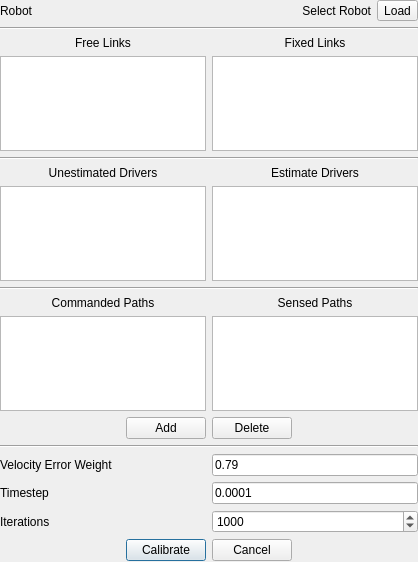
<?xml version="1.0" encoding="UTF-8"?>
<ui version="4.0">
 <class>Dialog</class>
 <widget class="QDialog" name="Dialog">
  <property name="geometry">
   <rect>
    <x>0</x>
    <y>0</y>
    <width>418</width>
    <height>562</height>
   </rect>
  </property>
  <property name="windowTitle">
   <string>Motor Calibrate</string>
  </property>
  <widget class="QWidget" name="formLayoutWidget">
   <property name="geometry">
    <rect>
     <x>0</x>
     <y>0</y>
     <width>418</width>
     <height>561</height>
    </rect>
   </property>
   <layout class="QGridLayout" name="gridLayout">
    <item row="11" column="0">
     <widget class="QListWidget" name="list_commanded"/>
    </item>
    <item row="7" column="1" colspan="2">
     <widget class="QListWidget" name="list_estimated">
      <property name="dragDropMode">
       <enum>QAbstractItemView::DragDrop</enum>
      </property>
      <property name="defaultDropAction">
       <enum>Qt::MoveAction</enum>
      </property>
     </widget>
    </item>
    <item row="9" column="1" colspan="2">
     <widget class="QLabel" name="label_3">
      <property name="text">
       <string>Sensed Paths</string>
      </property>
      <property name="alignment">
       <set>Qt::AlignCenter</set>
      </property>
     </widget>
    </item>
    <item row="13" column="0" colspan="3">
     <widget class="Line" name="line_4">
      <property name="orientation">
       <enum>Qt::Horizontal</enum>
      </property>
     </widget>
    </item>
    <item row="6" column="1" colspan="2">
     <widget class="QLabel" name="label_6">
      <property name="text">
       <string>Estimate Drivers</string>
      </property>
      <property name="alignment">
       <set>Qt::AlignCenter</set>
      </property>
     </widget>
    </item>
    <item row="7" column="0">
     <widget class="QListWidget" name="list_drivers">
      <property name="dragDropMode">
       <enum>QAbstractItemView::DragDrop</enum>
      </property>
      <property name="defaultDropAction">
       <enum>Qt::MoveAction</enum>
      </property>
     </widget>
    </item>
    <item row="3" column="1" colspan="2">
     <widget class="QListWidget" name="list_fixed">
      <property name="dragDropMode">
       <enum>QAbstractItemView::DragDrop</enum>
      </property>
      <property name="defaultDropAction">
       <enum>Qt::MoveAction</enum>
      </property>
     </widget>
    </item>
    <item row="6" column="0">
     <widget class="QLabel" name="label_7">
      <property name="text">
       <string>Unestimated Drivers</string>
      </property>
      <property name="alignment">
       <set>Qt::AlignCenter</set>
      </property>
     </widget>
    </item>
    <item row="2" column="1" colspan="2">
     <widget class="QLabel" name="label_4">
      <property name="text">
       <string>Fixed Links</string>
      </property>
      <property name="alignment">
       <set>Qt::AlignCenter</set>
      </property>
     </widget>
    </item>
    <item row="0" column="2">
     <widget class="QToolButton" name="toolButton">
      <property name="text">
       <string>Load</string>
      </property>
     </widget>
    </item>
    <item row="14" column="0">
     <widget class="QLabel" name="label_2">
      <property name="text">
       <string>Velocity Error Weight</string>
      </property>
     </widget>
    </item>
    <item row="0" column="0">
     <widget class="QLabel" name="Robot">
      <property name="text">
       <string>Robot</string>
      </property>
     </widget>
    </item>
    <item row="9" column="0">
     <widget class="QLabel" name="label">
      <property name="text">
       <string>Commanded Paths</string>
      </property>
      <property name="alignment">
       <set>Qt::AlignCenter</set>
      </property>
     </widget>
    </item>
    <item row="2" column="0">
     <widget class="QLabel" name="label_5">
      <property name="text">
       <string>Free Links</string>
      </property>
      <property name="alignment">
       <set>Qt::AlignCenter</set>
      </property>
     </widget>
    </item>
    <item row="0" column="1">
     <widget class="QLabel" name="lbl_robot">
      <property name="text">
       <string>Select Robot</string>
      </property>
      <property name="alignment">
       <set>Qt::AlignRight|Qt::AlignTrailing|Qt::AlignVCenter</set>
      </property>
     </widget>
    </item>
    <item row="17" column="0" colspan="3">
     <layout class="QHBoxLayout" name="horizontalLayout_2">
      <item>
       <spacer name="horizontalSpacer">
        <property name="orientation">
         <enum>Qt::Horizontal</enum>
        </property>
        <property name="sizeHint" stdset="0">
         <size>
          <width>40</width>
          <height>20</height>
         </size>
        </property>
       </spacer>
      </item>
      <item>
       <widget class="QPushButton" name="pushButton">
        <property name="text">
         <string>Calibrate</string>
        </property>
       </widget>
      </item>
      <item>
       <widget class="QPushButton" name="pushButton_2">
        <property name="text">
         <string>Cancel</string>
        </property>
       </widget>
      </item>
      <item>
       <spacer name="horizontalSpacer_2">
        <property name="orientation">
         <enum>Qt::Horizontal</enum>
        </property>
        <property name="sizeHint" stdset="0">
         <size>
          <width>40</width>
          <height>20</height>
         </size>
        </property>
       </spacer>
      </item>
     </layout>
    </item>
    <item row="11" column="1" colspan="2">
     <widget class="QListWidget" name="list_sensed"/>
    </item>
    <item row="4" column="0" colspan="3">
     <widget class="Line" name="line_2">
      <property name="orientation">
       <enum>Qt::Horizontal</enum>
      </property>
     </widget>
    </item>
    <item row="1" column="0" colspan="3">
     <widget class="Line" name="line">
      <property name="orientation">
       <enum>Qt::Horizontal</enum>
      </property>
     </widget>
    </item>
    <item row="3" column="0">
     <widget class="QListWidget" name="list_free">
      <property name="dragDropMode">
       <enum>QAbstractItemView::DragDrop</enum>
      </property>
      <property name="defaultDropAction">
       <enum>Qt::MoveAction</enum>
      </property>
     </widget>
    </item>
    <item row="8" column="0" colspan="3">
     <widget class="Line" name="line_3">
      <property name="orientation">
       <enum>Qt::Horizontal</enum>
      </property>
     </widget>
    </item>
    <item row="15" column="0">
     <widget class="QLabel" name="label_9">
      <property name="text">
       <string>Timestep</string>
      </property>
     </widget>
    </item>
    <item row="14" column="1" colspan="2">
     <widget class="QLineEdit" name="line_error">
      <property name="text">
       <string>0.79</string>
      </property>
     </widget>
    </item>
    <item row="16" column="0">
     <widget class="QLabel" name="label_8">
      <property name="text">
       <string>Iterations</string>
      </property>
     </widget>
    </item>
    <item row="16" column="1" colspan="2">
     <widget class="QSpinBox" name="spn_numiters">
      <property name="maximum">
       <number>99999</number>
      </property>
      <property name="value">
       <number>1000</number>
      </property>
     </widget>
    </item>
    <item row="15" column="1" colspan="2">
     <widget class="QLineEdit" name="line_dt">
      <property name="text">
       <string>0.0001</string>
      </property>
     </widget>
    </item>
    <item row="12" column="0" colspan="3">
     <layout class="QHBoxLayout" name="horizontalLayout_3">
      <item>
       <spacer name="horizontalSpacer_3">
        <property name="orientation">
         <enum>Qt::Horizontal</enum>
        </property>
        <property name="sizeHint" stdset="0">
         <size>
          <width>40</width>
          <height>20</height>
         </size>
        </property>
       </spacer>
      </item>
      <item>
       <widget class="QPushButton" name="pushButton_4">
        <property name="text">
         <string>Add</string>
        </property>
       </widget>
      </item>
      <item>
       <widget class="QPushButton" name="pushButton_3">
        <property name="text">
         <string>Delete</string>
        </property>
       </widget>
      </item>
      <item>
       <spacer name="horizontalSpacer_4">
        <property name="orientation">
         <enum>Qt::Horizontal</enum>
        </property>
        <property name="sizeHint" stdset="0">
         <size>
          <width>40</width>
          <height>20</height>
         </size>
        </property>
       </spacer>
      </item>
     </layout>
    </item>
   </layout>
  </widget>
 </widget>
 <resources/>
 <connections>
  <connection>
   <sender>toolButton</sender>
   <signal>clicked()</signal>
   <receiver>Dialog</receiver>
   <slot>LoadRobot()</slot>
   <hints>
    <hint type="sourcelabel">
     <x>416</x>
     <y>23</y>
    </hint>
    <hint type="destinationlabel">
     <x>321</x>
     <y>35</y>
    </hint>
   </hints>
  </connection>
  <connection>
   <sender>pushButton_4</sender>
   <signal>clicked()</signal>
   <receiver>Dialog</receiver>
   <slot>AddPaths()</slot>
   <hints>
    <hint type="sourcelabel">
     <x>145</x>
     <y>313</y>
    </hint>
    <hint type="destinationlabel">
     <x>75</x>
     <y>354</y>
    </hint>
   </hints>
  </connection>
  <connection>
   <sender>pushButton_3</sender>
   <signal>clicked()</signal>
   <receiver>Dialog</receiver>
   <slot>DeletePaths()</slot>
   <hints>
    <hint type="sourcelabel">
     <x>258</x>
     <y>305</y>
    </hint>
    <hint type="destinationlabel">
     <x>360</x>
     <y>355</y>
    </hint>
   </hints>
  </connection>
  <connection>
   <sender>pushButton</sender>
   <signal>clicked()</signal>
   <receiver>Dialog</receiver>
   <slot>DoCalibrate()</slot>
   <hints>
    <hint type="sourcelabel">
     <x>137</x>
     <y>543</y>
    </hint>
    <hint type="destinationlabel">
     <x>54</x>
     <y>540</y>
    </hint>
   </hints>
  </connection>
  <connection>
   <sender>pushButton_2</sender>
   <signal>clicked()</signal>
   <receiver>Dialog</receiver>
   <slot>close()</slot>
   <hints>
    <hint type="sourcelabel">
     <x>276</x>
     <y>537</y>
    </hint>
    <hint type="destinationlabel">
     <x>329</x>
     <y>545</y>
    </hint>
   </hints>
  </connection>
  <connection>
   <sender>list_commanded</sender>
   <signal>currentRowChanged(int)</signal>
   <receiver>Dialog</receiver>
   <slot>SetPathIndex(int)</slot>
   <hints>
    <hint type="sourcelabel">
     <x>53</x>
     <y>373</y>
    </hint>
    <hint type="destinationlabel">
     <x>-4</x>
     <y>437</y>
    </hint>
   </hints>
  </connection>
  <connection>
   <sender>list_sensed</sender>
   <signal>currentRowChanged(int)</signal>
   <receiver>Dialog</receiver>
   <slot>SetPathIndex(int)</slot>
   <hints>
    <hint type="sourcelabel">
     <x>352</x>
     <y>403</y>
    </hint>
    <hint type="destinationlabel">
     <x>383</x>
     <y>487</y>
    </hint>
   </hints>
  </connection>
 </connections>
 <slots>
  <slot>LoadRobot()</slot>
  <slot>AddPaths()</slot>
  <slot>DeletePaths()</slot>
  <slot>DoCalibrate()</slot>
  <slot>SetPathIndex(int)</slot>
 </slots>
</ui>
